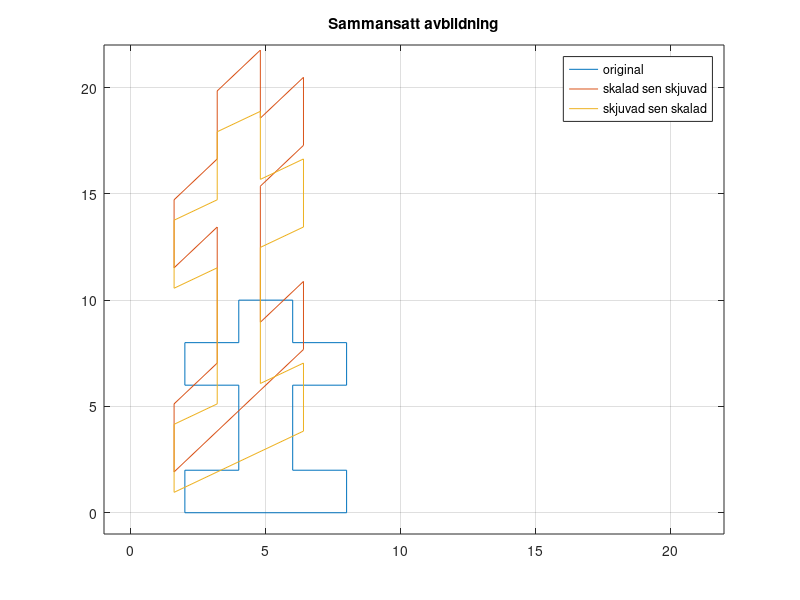

Write MATLAB code to recreate this figure.
% figur 1 nollrum och värderum

clear
u = [2;5]
v = [-5;-2]
w = [-4;4]
% uvw



A = [cosd(45)^2 sind(45)*cosd(45);
    sind(45)*cosd(45) sind(45)^2]
FAu = A * u
FAv = A * v
FAw = A * w
% Applicerad A på uvw
k = 1;
m = 0;
x = -10:0.1:10;
y = k * x + m;
y_normal = (-1/k)*x + m;

% Y = KX + M
% { 
grid on
plot([0, u(1)], [0, u(2)], 'b-', 'LineWidth', 2, 'DisplayName', 'Vector u');
hold on
plot([0, v(1)], [0, v(2)], 'r-', 'LineWidth', 2, 'DisplayName', 'Vector v');
plot([0, w(1)], [0, w(2)], 'g-', 'LineWidth', 3, 'DisplayName', 'Vector v');
% u o v
%plot(u(1,:), u(2,:),'LineWidth', 2, 'DisplayName', 'Originala Figuren');???

plot([0, FAu(1)], [0, FAu(2)], 'b--', 'LineWidth', 2, 'DisplayName', 'Vector u');
plot([0, FAv(1)], [0, FAv(2)], 'r--', 'LineWidth', 2, 'DisplayName', 'Vector u');
plot([0, FAw(1)], [0, FAw(2)], 'g--', 'LineWidth', 3, 'DisplayName', 'Vector u');
% vector u o v projecerad

plot(x, y_normal, 'LineWidth', 2, 'DisplayName', 'Line: normalen till y = x');
% normalen till projecerings linje
plot(x, y, 'm:', 'LineWidth', 1, 'DisplayName', 'Line: y = x');

%}
    xlim([-10 10])
    ylim([-10 10])
    % Limiteringar höjt upp
    grid on;
    axis ("equal")
    xlabel('x');
    ylabel('y');
    % Customize the graph
numFrames = 50;
for t = linspace(0, 1, numFrames)
    current_u = (1 - t) * u + t * FAu;
    current_v = (1 - t) * v + t * FAv;
    current_w = (1 - t) * w + t * FAw;
    cla;
    plot(x, y, 'm:', 'LineWidth', 1, 'DisplayName', 'y = x');
    plot(x, y_normal, 'LineWidth', 2, 'DisplayName', 'normalen till y = x');

    quiver(0, 0, u(1), u(2), 'b-', 'LineWidth', 2, 'DisplayName', 'Vektor u');
    quiver(0, 0, v(1), v(2), 'r-', 'LineWidth', 2, 'DisplayName', 'Vektor v');
    quiver(0, 0, w(1), w(2), 'g-', 'LineWidth', 2, 'DisplayName', 'Vektor w');
    quiver(0, 0, FAu(1), FAu(2), 'b--', 'LineWidth', 2, 'DisplayName', 'Projekterad Vector u');
    quiver(0, 0, FAv(1), FAv(2), 'r--', 'LineWidth', 2, 'DisplayName', 'Projekterad Vector v');
    quiver(0, 0, FAw(1), FAw(2), 'g--', 'LineWidth', 2, 'DisplayName', 'Projekterad Vector w');
    quiver(0, 0, current_u(1), current_u(2), 'b--', 'LineWidth', 2, 'DisplayName', 'Anim Vektor u');
    quiver(0, 0, current_v(1), current_v(2), 'r--', 'LineWidth', 2, 'DisplayName', 'Anim Vektor v');
    quiver(0, 0, current_w(1), current_w(2), 'black--', 'LineWidth', 2, 'DisplayName', 'Anim Vektor w');
    % Update the plot
    drawnow;
end
title("Projektion av vektorer")
hold off;
legend show;
% projecerings linjen



%%
% figur 2 egenvärde och egenvektor med skjuvning
clear;
u = [2;5];
v = [2;0];
w = [0;5];
z = [0;-5];
C = [1 0; 0.6 1];
FCu = C * u;
FCv = C * v;
FCw = C * w;
FCz = C * z;

plot([0, u(1)], [0, u(2)], 'b-', 'LineWidth', 2, 'DisplayName', 'Vektor u');
hold on
plot([0, v(1)], [0, v(2)], 'r-', 'LineWidth', 2, 'DisplayName', 'Vektor v');
plot([0, w(1)], [0, w(2)], 'g-', 'LineWidth', 2, 'DisplayName', 'Vektor w');
plot([0, z(1)], [0, z(2)], 'black-', 'LineWidth', 2, 'DisplayName', 'Vektor z');

plot([0, FCu(1)], [0, FCu(2)], 'b--', 'LineWidth', 2, 'DisplayName', 'Skjuvad u');
plot([0, FCv(1)], [0, FCv(2)], 'r--', 'LineWidth', 2, 'DisplayName', 'Skjuvad v');
plot([0, FCw(1)], [0, FCw(2)], 'g--', 'LineWidth', 2, 'DisplayName', 'Skjuvad w');
plot([0, FCz(1)], [0, FCz(2)], 'black--', 'LineWidth', 2, 'DisplayName', 'Skjuvad z');

grid on
xlabel('x');
ylabel('y');
xlim([-6 10])
ylim([-6 10])
title("Egenvärde med Skjuvning")
text(u(1), u(2), '  Original u', 'Color', 'b');
text(FCu(1), FCu(2), '  Skjuvad u', 'Color', 'b');
text(v(1), v(2), '  Original v', 'Color', 'r');
text(FCv(1), FCv(2), '  Skjuvad v', 'Color', 'r');
text(w(1), w(2), '  Original w', 'Color', 'g');
text(FCw(1), FCw(2) + 0.5, '↓ Skjuvad w (lambda = 1)', 'Color', 'g');
text(z(1), z(2), '  Original z', 'Color', 'black');
text(FCz(1), FCz(2) - 0.5, '↑ Skjuvad z (lambda fortfarande = 1)', 'Color', 'black');
hold off
%%
% figur 3  invers
X = [2 2 4 4 2 2 4 4 6 6 8 8 6 6 8 8 2;
     0 2 2 6 6 8 8 10 10 8 8 6 6 2 2 0 0 ];

B = [0.8 0; 0 1.6]

A = B*X;


plot(A(1,:),A(2,:))
hold on

grid on

org = [1.25 0; 0 0.625]*A

plot(org(1,:),org(2,:))
legend ("Skalad","Original = FB^{-1}(Skalad)");
title ("Invers på objekt")
xlim([-1 20])
ylim([-1 20])
hold off
%%
%figur 4  determinant
clear
X = [2 2 4 4 2 2 4 4 6 6 8 8 6 6 8 8 2;
     0 2 2 6 6 8 8 10 10 8 8 6 6 2 2 0 0 ];

C = [1 0; 0.6 1];
det_C = det(C)
disp(det_C)
A = C*X;

plot(X(1,:),X(2,:))
hold on

plot(A(1,:),A(2,:))
hold off
xlim([-1 15])
ylim([-1 15])
legend ("Original", "Skjuvad");
title ("Skjuvning på objekt, det = 1")
xlabel('x');
ylabel('y');
grid on
%%
%figur 5 sammansatt avbildning

X = [2 2 4 4 2 2 4 4 6 6 8 8 6 6 8 8 2;
     0 2 2 6 6 8 8 10 10 8 8 6 6 2 2 0 0 ];

B = [0.8 0; 0 1.6]

C = [1 0; 0.6 1];

CB = C*B;
BC = B*C;

A = C*X;

plot(X(1,:),X(2,:))
hold on

D = B*X

BC1= BC*X
CB1= CB*X

plot(BC1(1,:),BC1(2,:))
plot(CB1(1,:),CB1(2,:))
grid on
title ("Sammansatt avbildning")
legend('original', 'skalad sen skjuvad', 'skjuvad sen skalad')
xlim([-1 22])
ylim([-1 22])
hold off

